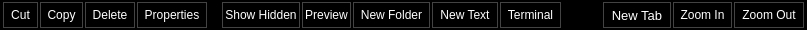
    <widget class="QFrame" name="tools">
     <property name="sizePolicy">
      <sizepolicy hsizetype="Expanding" vsizetype="Preferred">
       <horstretch>0</horstretch>
       <verstretch>0</verstretch>
      </sizepolicy>
     </property>
     <property name="minimumSize">
      <size>
       <width>0</width>
       <height>30</height>
      </size>
     </property>
     <property name="maximumSize">
      <size>
       <width>16777215</width>
       <height>30</height>
      </size>
     </property>
     <property name="styleSheet">
      <string notr="true">QWidget{
background-color: #000000;;
color: #ffffff;
}</string>
     </property>
     <property name="frameShape">
      <enum>QFrame::StyledPanel</enum>
     </property>
     <property name="frameShadow">
      <enum>QFrame::Raised</enum>
     </property>
     <property name="lineWidth">
      <number>0</number>
     </property>
     <layout class="QHBoxLayout" name="horizontalLayout_2">
      <property name="spacing">
       <number>2</number>
      </property>
      <property name="leftMargin">
       <number>2</number>
      </property>
      <property name="topMargin">
       <number>0</number>
      </property>
      <property name="rightMargin">
       <number>2</number>
      </property>
      <property name="bottomMargin">
       <number>0</number>
      </property>
      <item>
       <widget class="QToolButton" name="cut">
        <property name="sizePolicy">
         <sizepolicy hsizetype="Minimum" vsizetype="Fixed">
          <horstretch>0</horstretch>
          <verstretch>0</verstretch>
         </sizepolicy>
        </property>
        <property name="minimumSize">
         <size>
          <width>0</width>
          <height>26</height>
         </size>
        </property>
        <property name="maximumSize">
         <size>
          <width>16777215</width>
          <height>26</height>
         </size>
        </property>
        <property name="styleSheet">
         <string notr="true">QToolButton{
border: 1px solid rgb(67, 67, 67);
padding: 3px 2px 3px 2px;
}

QToolButton:pressed{
background-color:rgb(48, 140, 198); 
}

QToolButton:hover {
background-color: rgb(48, 140, 198);
}</string>
        </property>
        <property name="text">
         <string>Cut</string>
        </property>
        <property name="iconSize">
         <size>
          <width>22</width>
          <height>22</height>
         </size>
        </property>
        <property name="toolButtonStyle">
         <enum>Qt::ToolButtonTextOnly</enum>
        </property>
       </widget>
      </item>
      <item>
       <widget class="QToolButton" name="copy">
        <property name="sizePolicy">
         <sizepolicy hsizetype="Minimum" vsizetype="Fixed">
          <horstretch>0</horstretch>
          <verstretch>0</verstretch>
         </sizepolicy>
        </property>
        <property name="minimumSize">
         <size>
          <width>0</width>
          <height>26</height>
         </size>
        </property>
        <property name="maximumSize">
         <size>
          <width>16777215</width>
          <height>26</height>
         </size>
        </property>
        <property name="styleSheet">
         <string notr="true">QToolButton{
border: 1px solid rgb(67, 67, 67);
padding: 3px 2px 3px 2px;
}

QToolButton:pressed{
background-color:rgb(48, 140, 198); 
}

QToolButton:hover {
background-color: rgb(48, 140, 198);
}</string>
        </property>
        <property name="text">
         <string>Copy</string>
        </property>
        <property name="iconSize">
         <size>
          <width>22</width>
          <height>22</height>
         </size>
        </property>
        <property name="toolButtonStyle">
         <enum>Qt::ToolButtonTextOnly</enum>
        </property>
       </widget>
      </item>
      <item>
       <widget class="QToolButton" name="deleteit">
        <property name="sizePolicy">
         <sizepolicy hsizetype="Minimum" vsizetype="Fixed">
          <horstretch>0</horstretch>
          <verstretch>0</verstretch>
         </sizepolicy>
        </property>
        <property name="minimumSize">
         <size>
          <width>0</width>
          <height>26</height>
         </size>
        </property>
        <property name="maximumSize">
         <size>
          <width>16777215</width>
          <height>26</height>
         </size>
        </property>
        <property name="styleSheet">
         <string notr="true">QToolButton{
border: 1px solid rgb(67, 67, 67);
padding: 3px 2px 3px 2px;
}

QToolButton:pressed{
background-color:rgb(48, 140, 198); 
}

QToolButton:hover {
background-color: rgb(48, 140, 198);
}</string>
        </property>
        <property name="text">
         <string>Delete</string>
        </property>
        <property name="iconSize">
         <size>
          <width>22</width>
          <height>22</height>
         </size>
        </property>
        <property name="toolButtonStyle">
         <enum>Qt::ToolButtonTextOnly</enum>
        </property>
       </widget>
      </item>
      <item>
       <widget class="QToolButton" name="properties">
        <property name="sizePolicy">
         <sizepolicy hsizetype="Minimum" vsizetype="Fixed">
          <horstretch>0</horstretch>
          <verstretch>0</verstretch>
         </sizepolicy>
        </property>
        <property name="minimumSize">
         <size>
          <width>0</width>
          <height>26</height>
         </size>
        </property>
        <property name="maximumSize">
         <size>
          <width>16777215</width>
          <height>26</height>
         </size>
        </property>
        <property name="styleSheet">
         <string notr="true">QToolButton{
border: 1px solid rgb(67, 67, 67);
padding: 3px 2px 3px 2px;
}

QToolButton:pressed{
background-color:rgb(48, 140, 198); 
}

QToolButton:hover {
background-color: rgb(48, 140, 198);
}</string>
        </property>
        <property name="text">
         <string>Properties</string>
        </property>
        <property name="iconSize">
         <size>
          <width>22</width>
          <height>22</height>
         </size>
        </property>
        <property name="checkable">
         <bool>true</bool>
        </property>
        <property name="toolButtonStyle">
         <enum>Qt::ToolButtonTextOnly</enum>
        </property>
       </widget>
      </item>
      <item>
       <spacer name="horizontalSpacer">
        <property name="orientation">
         <enum>Qt::Horizontal</enum>
        </property>
        <property name="sizeHint" stdset="0">
         <size>
          <width>13</width>
          <height>20</height>
         </size>
        </property>
       </spacer>
      </item>
      <item>
       <widget class="QPushButton" name="showHidden">
        <property name="sizePolicy">
         <sizepolicy hsizetype="Minimum" vsizetype="Fixed">
          <horstretch>0</horstretch>
          <verstretch>0</verstretch>
         </sizepolicy>
        </property>
        <property name="minimumSize">
         <size>
          <width>0</width>
          <height>26</height>
         </size>
        </property>
        <property name="maximumSize">
         <size>
          <width>16777215</width>
          <height>26</height>
         </size>
        </property>
        <property name="styleSheet">
         <string notr="true">QPushButton{
border: 1px solid rgb(67, 67, 67);
padding: 3px 2px 3px 2px;
}

QPushButton:hover {
background-color: rgb(48, 140, 198);
}

QPushButton:checked{
background-color:rgb(48, 140, 198); 
}
</string>
        </property>
        <property name="text">
         <string>Show Hidden</string>
        </property>
        <property name="checkable">
         <bool>true</bool>
        </property>
       </widget>
      </item>
      <item>
       <widget class="QPushButton" name="showthumb">
        <property name="sizePolicy">
         <sizepolicy hsizetype="Minimum" vsizetype="Fixed">
          <horstretch>0</horstretch>
          <verstretch>0</verstretch>
         </sizepolicy>
        </property>
        <property name="minimumSize">
         <size>
          <width>0</width>
          <height>26</height>
         </size>
        </property>
        <property name="maximumSize">
         <size>
          <width>16777215</width>
          <height>26</height>
         </size>
        </property>
        <property name="styleSheet">
         <string notr="true">QPushButton{
border: 1px solid rgb(67, 67, 67);
padding: 3px 2px 3px 2px;
}

QPushButton:hover {
background-color: rgb(48, 140, 198);
}

QPushButton:checked{
background-color:rgb(48, 140, 198); 
}
</string>
        </property>
        <property name="text">
         <string>Preview</string>
        </property>
        <property name="checkable">
         <bool>true</bool>
        </property>
       </widget>
      </item>
      <item>
       <widget class="QToolButton" name="newfolder">
        <property name="sizePolicy">
         <sizepolicy hsizetype="Minimum" vsizetype="Fixed">
          <horstretch>0</horstretch>
          <verstretch>0</verstretch>
         </sizepolicy>
        </property>
        <property name="minimumSize">
         <size>
          <width>0</width>
          <height>26</height>
         </size>
        </property>
        <property name="maximumSize">
         <size>
          <width>16777215</width>
          <height>26</height>
         </size>
        </property>
        <property name="styleSheet">
         <string notr="true">QToolButton{
border: 1px solid rgb(67, 67, 67);
padding: 3px 2px 3px 2px;
}

QToolButton:pressed{
background-color:rgb(48, 140, 198); 
}

QToolButton:hover {
background-color: rgb(48, 140, 198);
}</string>
        </property>
        <property name="text">
         <string>New Folder</string>
        </property>
        <property name="iconSize">
         <size>
          <width>22</width>
          <height>22</height>
         </size>
        </property>
        <property name="toolButtonStyle">
         <enum>Qt::ToolButtonTextOnly</enum>
        </property>
       </widget>
      </item>
      <item>
       <widget class="QToolButton" name="newtext">
        <property name="sizePolicy">
         <sizepolicy hsizetype="Minimum" vsizetype="Fixed">
          <horstretch>0</horstretch>
          <verstretch>0</verstretch>
         </sizepolicy>
        </property>
        <property name="minimumSize">
         <size>
          <width>0</width>
          <height>26</height>
         </size>
        </property>
        <property name="maximumSize">
         <size>
          <width>16777215</width>
          <height>26</height>
         </size>
        </property>
        <property name="styleSheet">
         <string notr="true">QToolButton{
border: 1px solid rgb(67, 67, 67);
padding: 3px 2px 3px 2px;
}

QToolButton:pressed{
background-color:rgb(48, 140, 198); 
}

QToolButton:hover {
background-color: rgb(48, 140, 198);
}</string>
        </property>
        <property name="text">
         <string>New Text</string>
        </property>
        <property name="iconSize">
         <size>
          <width>22</width>
          <height>22</height>
         </size>
        </property>
        <property name="toolButtonStyle">
         <enum>Qt::ToolButtonTextOnly</enum>
        </property>
       </widget>
      </item>
      <item>
       <widget class="QToolButton" name="terminal">
        <property name="sizePolicy">
         <sizepolicy hsizetype="Minimum" vsizetype="Fixed">
          <horstretch>0</horstretch>
          <verstretch>0</verstretch>
         </sizepolicy>
        </property>
        <property name="minimumSize">
         <size>
          <width>0</width>
          <height>26</height>
         </size>
        </property>
        <property name="maximumSize">
         <size>
          <width>16777215</width>
          <height>26</height>
         </size>
        </property>
        <property name="styleSheet">
         <string notr="true">QToolButton{
border: 1px solid rgb(67, 67, 67);
padding: 3px 2px 3px 2px;
}

QToolButton:pressed{
background-color:rgb(48, 140, 198); 
}

QToolButton:hover {
background-color: rgb(48, 140, 198);
}</string>
        </property>
        <property name="text">
         <string>Terminal</string>
        </property>
        <property name="iconSize">
         <size>
          <width>22</width>
          <height>22</height>
         </size>
        </property>
        <property name="toolButtonStyle">
         <enum>Qt::ToolButtonTextOnly</enum>
        </property>
       </widget>
      </item>
      <item>
       <spacer name="horizontalSpacer_2">
        <property name="orientation">
         <enum>Qt::Horizontal</enum>
        </property>
        <property name="sizeHint" stdset="0">
         <size>
          <width>40</width>
          <height>20</height>
         </size>
        </property>
       </spacer>
      </item>
      <item>
       <widget class="QToolButton" name="newTab">
        <property name="sizePolicy">
         <sizepolicy hsizetype="Minimum" vsizetype="Fixed">
          <horstretch>0</horstretch>
          <verstretch>0</verstretch>
         </sizepolicy>
        </property>
        <property name="minimumSize">
         <size>
          <width>0</width>
          <height>26</height>
         </size>
        </property>
        <property name="maximumSize">
         <size>
          <width>16777215</width>
          <height>26</height>
         </size>
        </property>
        <property name="font">
         <font>
          <pointsize>10</pointsize>
         </font>
        </property>
        <property name="styleSheet">
         <string notr="true">QToolButton{
border: 1px solid rgb(67, 67, 67);
padding: 3px 2px 3px 2px;
}

QToolButton:pressed{
background-color:rgb(48, 140, 198); 
}

QToolButton:hover {
background-color: rgb(48, 140, 198);
}</string>
        </property>
        <property name="text">
         <string>New Tab</string>
        </property>
        <property name="iconSize">
         <size>
          <width>22</width>
          <height>22</height>
         </size>
        </property>
        <property name="toolButtonStyle">
         <enum>Qt::ToolButtonTextOnly</enum>
        </property>
       </widget>
      </item>
      <item>
       <widget class="QToolButton" name="zoomin">
        <property name="sizePolicy">
         <sizepolicy hsizetype="Minimum" vsizetype="Fixed">
          <horstretch>0</horstretch>
          <verstretch>0</verstretch>
         </sizepolicy>
        </property>
        <property name="minimumSize">
         <size>
          <width>0</width>
          <height>26</height>
         </size>
        </property>
        <property name="maximumSize">
         <size>
          <width>16777215</width>
          <height>26</height>
         </size>
        </property>
        <property name="styleSheet">
         <string notr="true">QToolButton{
border: 1px solid rgb(67, 67, 67);
padding: 3px 2px 3px 2px;
}

QToolButton:pressed{
background-color:rgb(48, 140, 198); 
}

QToolButton:hover {
background-color: rgb(48, 140, 198);
}</string>
        </property>
        <property name="text">
         <string>Zoom In</string>
        </property>
        <property name="toolButtonStyle">
         <enum>Qt::ToolButtonTextOnly</enum>
        </property>
       </widget>
      </item>
      <item>
       <widget class="QToolButton" name="zoomout">
        <property name="sizePolicy">
         <sizepolicy hsizetype="Minimum" vsizetype="Fixed">
          <horstretch>0</horstretch>
          <verstretch>0</verstretch>
         </sizepolicy>
        </property>
        <property name="minimumSize">
         <size>
          <width>0</width>
          <height>26</height>
         </size>
        </property>
        <property name="maximumSize">
         <size>
          <width>16777215</width>
          <height>26</height>
         </size>
        </property>
        <property name="styleSheet">
         <string notr="true">QToolButton{
border: 1px solid rgb(67, 67, 67);
padding: 3px 2px 3px 2px;
}

QToolButton:pressed{
background-color:rgb(48, 140, 198); 
}

QToolButton:hover {
background-color: rgb(48, 140, 198);
}</string>
        </property>
        <property name="text">
         <string>Zoom Out</string>
        </property>
        <property name="toolButtonStyle">
         <enum>Qt::ToolButtonTextOnly</enum>
        </property>
       </widget>
      </item>
     </layout>
    </widget>
